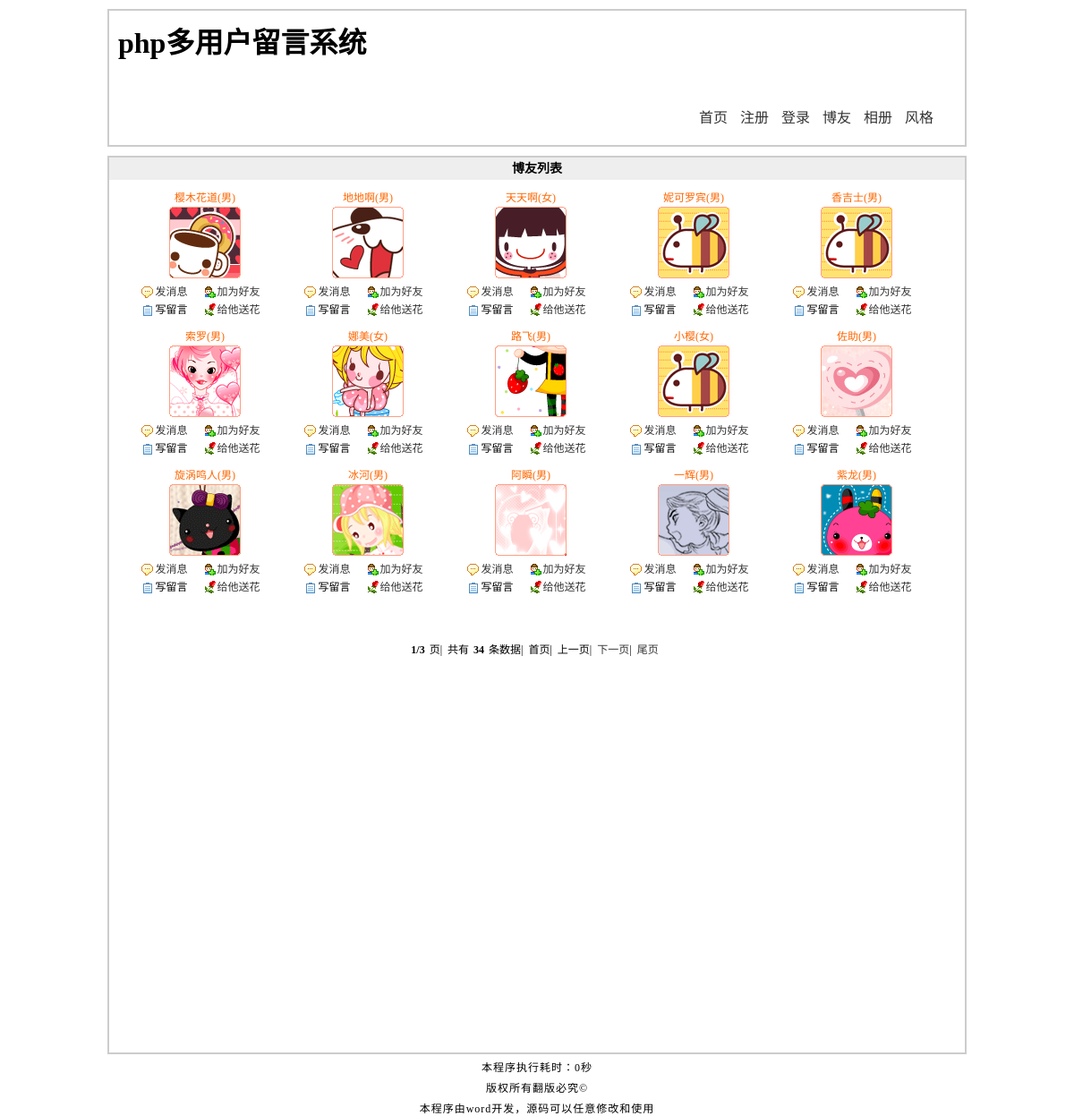
Screenshot of /blog.php with the database file from the repository.
### tables this page shows
CREATE TABLE `tg_user` (
  `tg_id` mediumint(8) unsigned NOT NULL auto_increment COMMENT '//用户自动编号',
  `tg_uniqid` char(40) NOT NULL COMMENT '//验证身份的唯一标识符',
  `tg_active` char(40) NOT NULL COMMENT '//激活登录用户',
  `tg_username` varchar(20) NOT NULL COMMENT '//用户名',
  `tg_password` char(40) NOT NULL COMMENT '//密码',
  `tg_question` varchar(20) NOT NULL COMMENT '//密码提示',
  `tg_answer` char(40) NOT NULL COMMENT '//密码回答',
  `tg_email` varchar(40) default NULL COMMENT '//邮件',
  `tg_qq` varchar(10) default NULL COMMENT '//QQ',
  `tg_url` varchar(40) default NULL COMMENT '//网址',
  `tg_sex` char(1) NOT NULL COMMENT '//性别',
  `tg_face` char(12) NOT NULL COMMENT '//头像',
  `tg_switch` tinyint(1) unsigned NOT NULL default '0' COMMENT '//个性签名开关',
  `tg_autograph` varchar(200) default NULL COMMENT '//签名内容',
  `tg_level` tinyint(1) unsigned NOT NULL default '0' COMMENT '//会员等级',
  `tg_post_time` varchar(20) NOT NULL default '0' COMMENT '//发帖的时间戳',
  `tg_article_time` varchar(20) NOT NULL default '0' COMMENT '//回帖的时间戳',
  `tg_reg_time` datetime NOT NULL COMMENT '//注册时间',
  `tg_last_time` datetime NOT NULL COMMENT '//最后登录的时间',
  `tg_last_ip` varchar(20) NOT NULL COMMENT '//最后登录的IP',
  `tg_login_count` smallint(4) unsigned NOT NULL default '0' COMMENT '//登录次数',
  PRIMARY KEY  (`tg_id`)
);

### includes/mysql.func.php (called while the page is built, shortened)
<?php
function _num_rows($result){
	return mysql_num_rows($result);
}
function _query($_sql){
    if(!$_result=mysql_query($_sql)){
        exit("SQL执行失败!".mysql_error());
    }
    return $_result;
}
 ?>

### blog.php (the view, shortened to what this page needs)
<?php
global $_pagenum,$_pagesize,$_system;
_page("SELECT tg_id FROM tg_user", $_system['blog']);
$_result=_query("SELECT
                        tg_id,
                        tg_username,
                        tg_sex,
                        tg_face
                  FROM
                        tg_user
              ORDER BY
                        tg_reg_time DESC
                 LIMIT
                        $_pagenum,$_pagesize");
?>
<!DOCTYPE html PUBLIC "-//W3C//DTD XHTML 1.0 Transitional//EN" "http://www.w3.org/TR/xhtml1/DTD/xhtml1-transitional.dtd">
<html xmlns="http://www.w3.org/1999/xhtml">
<head>
<?php
    require ROOT_PATH.'includes/title.inc.php';
?>
</head>
<body>
<?php
    require ROOT_PATH.'includes/header.inc.php';
?>
<div id="blog">
    <h2>博友列表</h2>
    <?php
    $_html=array();
        while (!!$_rows=mysql_fetch_array($_result,MYSQL_ASSOC)){
            $_html['id']=$_rows['tg_id'];
            $_html['username']=$_rows['tg_username'];
            $_html['sex']=$_rows['tg_sex'];
            $_html['face']=$_rows['tg_face'];
            $_html=_html($_html);
    ?>
    <dl>
        <dd class="user"><?php echo $_html['username']?>(<?php echo $_html['sex']?>)</dd>
        <dt><img src="<?php echo $_html['face']?>" alt="<?php echo $_html['username']?>" title="<?php echo $_html['username']?>"/></dt>
        <dd class="message"><a href="javascript:;" name="message"<?php echo 'title='.$_html[id]?>>发消息</a></dd>
        <dd class="friend"><a href="javascript:;" name="friend"<?php echo 'title='.$_html[id]?>>加为好友</a></dd>
        <dd class="guest">写留言</dd>
        <dd class="flower"><a href="javascript:;" name="flower"<?php echo 'title='.$_html[id]?>>给他送花</a></dd>
    </dl>
    <?php }
        _pageing(2);
    ?>
</div>
<?php
    require ROOT_PATH.'includes/footer.inc.php';
?>
</body>
</html>

### includes/title.inc.php (shortened to what this page needs)
<link rel="stylesheet"  href="./styles/1/basic.css"/>
<link rel="stylesheet"  href="./styles/1/<?php echo SCRIPT ?>.css"/>

### includes/header.inc.php (shortened to what this page needs)
<div class="header">
    <h1>php多用户留言系统</h1>
    <ul>
        <li><a href="index.php">首页</a></li>
        <?php
            if(isset($_COOKIE['username'])){
                echo '<li><a href="member.php">'.$_COOKIE['username'].'•个人中心</a>'.$GLOBALS['message'].'</li>';
                echo "\n";
            }else{
                echo '<li><a href="reg.php">注册</a></li>';
                echo '<li><a href="login.php">登录</a></li>';
            }
        ?>
        <li><a href="blog.php">博友</a></li>
        <li><a href="photo.php">相册</a></li>
        <li><a href="#">风格</a></li>
    </ul>
</div>

### includes/global.func.php (shortened to what this page needs)
<?php
function _runtime(){
    $_mtime=explode(' ', microtime());
    return $_mtime[1]+$_mtime[0];
}
function _pageing($_type){
    global $_page,$_pageabsolute,$_num,$_id;
    if($_type==1){
        echo '<div id="page_num">';
           echo '<ul>';
                    for($i=0;$i<$_pageabsolute;$i++){
                        if(($i+1)==$_page){
                            echo '<li><a href="'.SCRIPT.'.php?'.$_id.'page='.($i+1).'"class="selected">'.($i+1).'</a></li>';
                        }else{
                            echo '<li><a href="'.SCRIPT.'.php?'.$_id.'page='.($i+1).'">'.($i+1).'</a></li>';
                        }
                    }
            echo '</ul>';
        echo '</div>';
    }else if($_type==2){
        echo '<div id="page_text">';
            echo '<ul>';
                echo '<li><strong> '.$_page.'/'.$_pageabsolute.'</strong>页|</li>';
                    echo '<li>共有<strong>'.$_num.'</strong>条数据|</li>';
                        if ($_page==1){
                            echo '<li>首页|</li>';
                            echo '<li>上一页|</li>';
                        }else{
                            echo '<li><a href="'.SCRIPT.'.php">首页</a>|</li>';
                            echo '<li><a href="'.SCRIPT.'.php?'.$_id.'page='.($_page-1).'">上一页</a>|</li>';
                        }
                        if ($_page==$_pageabsolute){
                            echo '<li>下一页|</li>';
                            echo '<li>尾页</li>';
                        }else {
                            echo '<li><a href="'.SCRIPT.'.php?'.$_id.'page='.($_page+1).'">下一页</a>|</li>';
                            echo '<li><a href="'.SCRIPT.'.php?'.$_id.'page='.$_pageabsolute.'">尾页</a></li>';
                        }
                echo '</ul>';
           echo '</div>';
    }
}
function _page($_sql,$_size){
    global $_num,$_page,$_pagenum,$_pageabsolute,$_pagesize;
    if(isset($_GET['page'])){
        $_page=$_GET['page'];
        if(empty($_page)||$_page<=0||!is_numeric($_page)){
            $_page=1;
        }else{
            $_page=intval($_page);
        }
    }else{
        $_page=1;
    }
    $_pagesize=$_size;
    $_num= _num_rows(_query($_sql));
    if($_num==0){
        $_pageabsolute=1;
    }else{
        $_pageabsolute=ceil($_num/$_pagesize);
    }
    $_pagenum=($_page - 1)*$_pagesize;
}
function _html($_string){
    if(is_array($_string)){
        foreach ($_string as $_key=>$_value){
                $_string[$_key]=_html($_value);
        }
    }else{
        $_string=htmlspecialchars($_string);
    }
    return $_string;
}
?>

### includes/footer.inc.php (shortened to what this page needs)
<div class="footer">
    <p>本程序执行耗时：<?php     echo round(_runtime()-START_TIME,4);?>秒</p>
    <p>版权所有翻版必究©</p>
    <p>本程序由word开发，源码可以任意修改和使用</p>
</div>

### styles/1/basic.css (style rules this page uses)
* { margin:0; padding:0; }
body { background:#fff; width:960px; margin:0 auto; }
ul { list-style-type:none; }
h2 { background:#eee; font-size:14px; height:25px; line-height:25px; text-indent:10px; }
.header { width:auto; height:150px; margin:10px 0 10px 0; border:2px solid #ccc; }
.header h1 { margin:10px 0 0 10px; }
.header ul { text-align:right; margin-right:30px; margin-top:50px; }
.header ul li { display:inline; margin:0 5px; }
.header ul li a { color:#333; text-decoration:none; }
.footer { clear:both; width:auto; height:60px; text-align:center; }
.footer p { font-size:12px; letter-spacing:1px; margin-top:5px; }
#page_text { clear:both; font-size:12px; }
#page_text ul { text-align:center; padding-top:50px; padding-right:10px; }
#page_text ul li { display:inline; padding:0 3px; }
#page_text ul li a { color:#333; text-decoration:none; }
#page_text ul li strong { margin:0 5px; }

### styles/1/blog.css (style rules this page uses)
#blog { width:auto; height:1000px; border:2px solid #ccc; font-size:12px; }
#blog h2 { text-indent:0px; text-align:center; }
#blog dl { width:150px; float:left; margin:10px 0 0 32px; }
#blog dl dt { width:150px; text-align:center; margin:0 0 5px 0; }
#blog dl dt img { display:block; margin:0 auto; }
#blog dl dd { width:75px; height:20px; line-height:20px; float:left; text-align:center; cursor:pointer; }
#blog dl dd a { text-decoration:none; color:#333; }
#blog dl dd.user { width:150px; float:none; text-align:center; color:#f60; }
#blog dl dd.message { background:url(../../images/x1.gif)no-repeat 4px center; }
#blog dl dd.friend { background:url(../../images/x2.gif)no-repeat -2px center; }
#blog dl dd.guest { background:url(../../images/x3.gif)no-repeat 4px center; }
#blog dl dd.flower { background:url(../../images/x4.gif)no-repeat -2px center; }

### rows the page displays
tg_user: tg_username "樱木花道", tg_sex "男", tg_face (picture)
tg_user: tg_username "地地啊", tg_sex "男", tg_face (picture)
tg_user: tg_username "天天啊", tg_sex "女", tg_face (picture)
tg_user: tg_username "妮可罗宾", tg_sex "男", tg_face (picture)
tg_user: tg_username "香吉士", tg_sex "男", tg_face (picture)
tg_user: tg_username "索罗", tg_sex "男", tg_face (picture)
tg_user: tg_username "娜美", tg_sex "女", tg_face (picture)
tg_user: tg_username "路飞", tg_sex "男", tg_face (picture)
tg_user: tg_username "小樱", tg_sex "女", tg_face (picture)
tg_user: tg_username "佐助", tg_sex "男", tg_face (picture)
tg_user: tg_username "旋涡鸣人", tg_sex "男", tg_face (picture)
tg_user: tg_username "冰河", tg_sex "男", tg_face (picture)
tg_user: tg_username "阿瞬", tg_sex "男", tg_face (picture)
tg_user: tg_username "一辉", tg_sex "男", tg_face (picture)
tg_user: tg_username "紫龙", tg_sex "男", tg_face (picture)

### other values shown
$_page "1"
$_pageabsolute "3"
$_num "34"
_runtime()-START_TIME "0"
